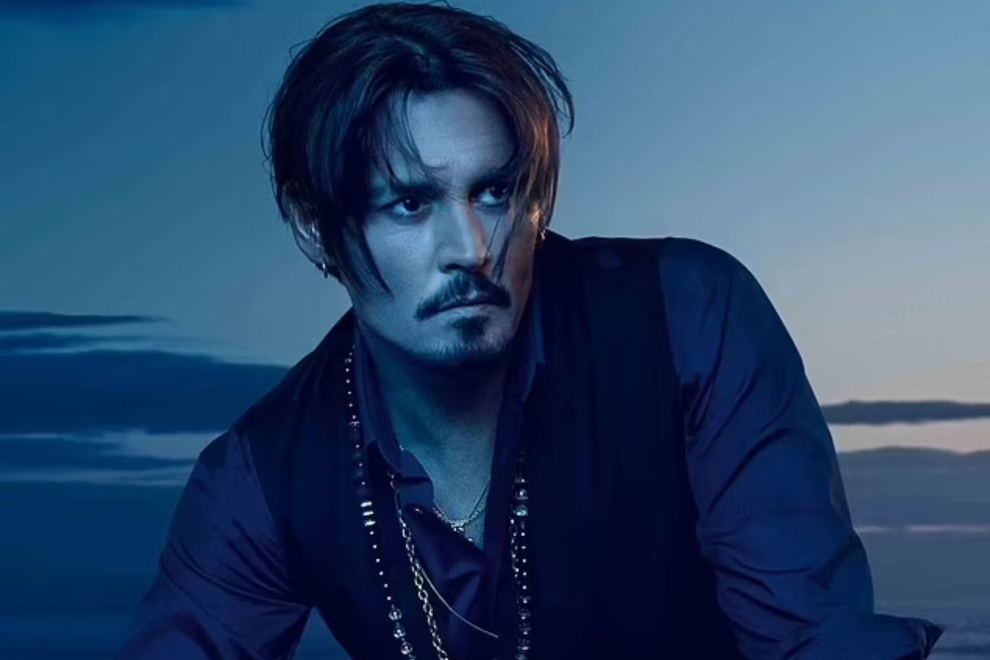
#> input picture johnny.jpg, 1980 x 1320 px (shown at 1/2 size)
$ python main.py
#> lines starting #> are read from the running program, lines starting #| are printed output that depends on the picture
import cv2

src = cv2.imread("johnny.jpg")  # Specify Name/Address of image
#> src is the input picture: shape (1320, 1980, 3); mean B, G, R 105.5, 71.7, 43

#use to show your image with a title(in quotes)
# cv2.imshow('Mr. Depp', src)

# percentage by which image is resized
scale_percent = 25

# calculate the 50 percent of original dimensions
width = int(src.shape[1] * scale_percent / 100)
#> width = 495
height = int(src.shape[0] * scale_percent / 100)
#> height = 330

# dsize
dsize = (width, height)
#> dsize = (495, 330)

output = cv2.resize(src, dsize)
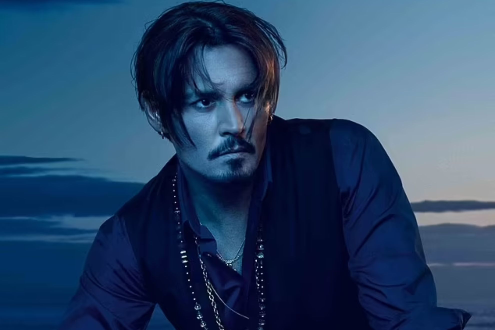
#> output: shape (330, 495, 3); mean B, G, R 105.6, 71.8, 43.1

cv2.imwrite('newImage.jpg',output)  # here we can specify name and extension of resized image
cv2.waitKey(0)
